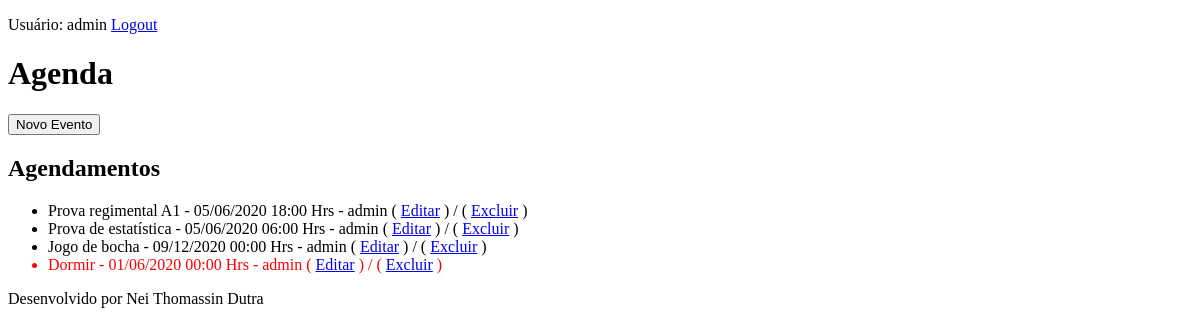
The page /agenda/ (signed in) on the database as committed earlier.
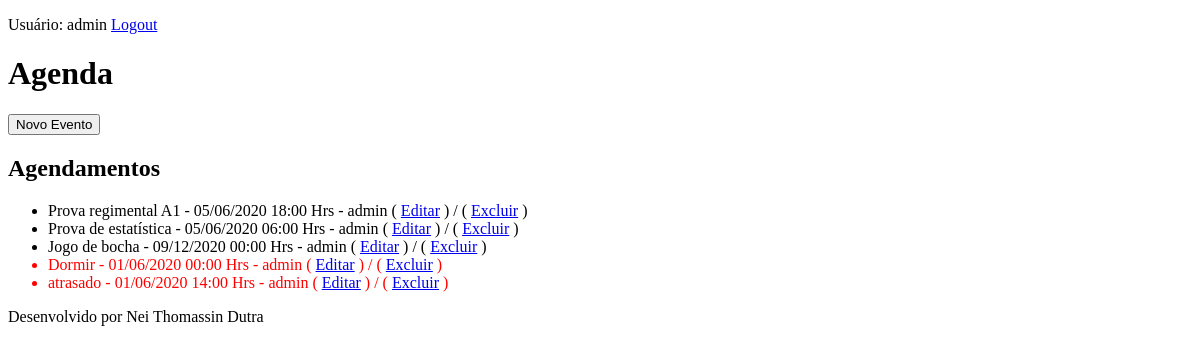
The same page on the database as committed later.
### krnl/models.py (models this page shows, shortened)
class Evento(models.Model):
    titulo = models.CharField(max_length=100)
    descricao = models.TextField(blank=True, null=True)
    data_evento = models.DateTimeField(verbose_name='Data do Evento')
    data_criacao = models.DateTimeField(auto_now=True)
    usuario = models.ForeignKey(User, on_delete=models.CASCADE)
    class Meta:
        db_table = 'evento'
    def get_data_evento(self):
        return self.data_evento.strftime('%d/%m/%Y %H:%M Hrs')
    def get_evento_atrasado(self):
        if self.data_evento < datetime.now():
            return True
        else:
            return False

### krnl/views.py (the view)
# urls.py: path('agenda/', views.lista_eventos),
@login_required(login_url='/login/')
def lista_eventos(request):
    usuario = request.user
    evento = Evento.objects.filter(usuario=usuario)
    dados = {'eventos':evento}
    return render(request, 'agenda.html', dados)

### templates/agenda.html
{% extends 'model_page.html' %}
{% block content %}
    <h1>Agenda</h1>
    <a href="evento/">
        <button type="button">Novo Evento</button>
    </a>
    <h2>Agendamentos</h2>
    <ul>
    {% for evento in eventos %}
        <li style={% if evento.get_evento_atrasado %}
                        "color:red;"
                    {% endif %}
                    >{{ evento.titulo }} - {{ evento.get_data_evento }} - {{ evento.usuario }}
            (
            <a href="evento/?id={{ evento.id }}"> Editar</a>
            ) / (
            <a href="evento/delete/{{ evento.id }}/"> Excluir</a>
            )
        </li>
    {% endfor %}
    </ul>
{% endblock %}

### templates/model_page.html
<!DOCTYPE html>
<html lang="en">
<head>
    {% include 'model_header.html' %}
</head>
<body>
    {% block content  %}
    {% endblock %}
    {% include 'model_footer.html' %}
</body>
</html>

### templates/model_header.html (shortened to what this page needs)
    {% block content %}
    <p>Usuário: {{ request.user }}
    <a href="/logout">Logout</a>
    </p>
    {% endblock %}

### templates/model_footer.html
<p>Desenvolvido por Nei Thomassin Dutra </p>

Rows that differ between the two databases and show on the page:
added Evento: titulo "atrasado", get_data_evento "01/06/2020 14:00 Hrs", usuario "admin"
